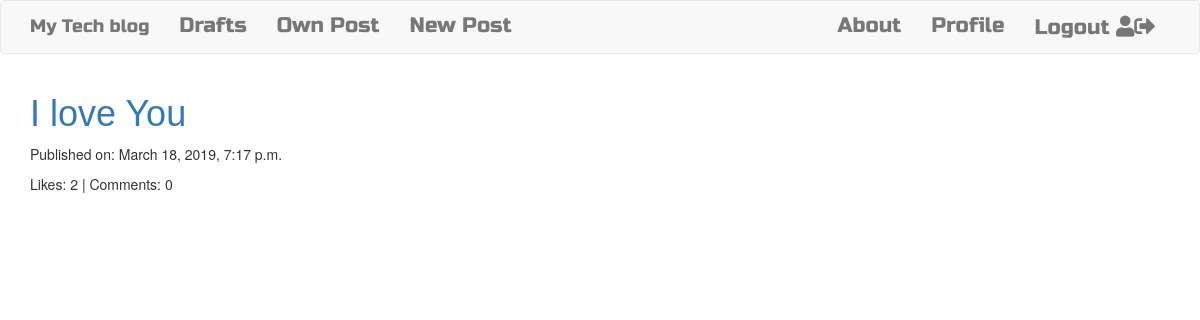
/ownpost (signed in), run on the app's committed database.
### app_blog/models.py (models this page shows, shortened)
class Post(models.Model):
    author = models.ForeignKey('auth.User',on_delete=models.CASCADE)
    title = models.CharField(max_length = 200)
    text = models.TextField()
    created_date = models.DateTimeField(default=timezone.now)
    published_date = models.DateTimeField(blank=True, null=True)
    likes = models.ManyToManyField('auth.User',related_name='likes')
    def approve_comments(self):
        return self.comments.filter(approved_comment = True)
    @property
    def total_likes(self):
        return self.likes.count()

### app_blog/views.py (the view)
# urls.py: url(r'^ownpost$',views.OwnPostList.as_view(),name='own_post_list'),
class OwnPostList(ListView):
    model = Post
    template_name = 'app_blog/own_post_list.html'
    def get_queryset(self):
        return Post.objects.filter(published_date__isnull=False,author=self.request.user).order_by('-published_date')

### app_blog/templates/app_blog/own_post_list.html
{% extends 'app_blog/base.html' %}
{% block content %}
<div class="centerstage">
    {% for post in post_list %}
    {% if user.is_authenticated  %}
    <div class="post">
        <h1><a href="{% url 'post_detail' pk=post.pk %}">{{ post.title }}</a></h1>
        <div class="date">
            <p>Published on: {{ post.published_date }}</p>
        </div>
        <div class="like-comment">
            <p>Likes: {{ post.total_likes }} | Comments: {{ post.approve_comments.count }}</p>
        </div>
    </div>
    {% endif %}
    {% empty %}
    <h3 class="jumbotron">You don't publish any post yet</h3>
    {% endfor %}
</div>
{% endblock %}

### app_blog/static/css/blog.css (style rules this page uses)
.centerstage { margin-left: auto; margin-right: auto; }
.post h1 { font-family: 'Noto Sans TC', sans-serif; }

### data on the page
Post: title "I love You", published_date "March 18, 2019, 7:17 p.m.", total_likes "2", approve_comments.count "0"
